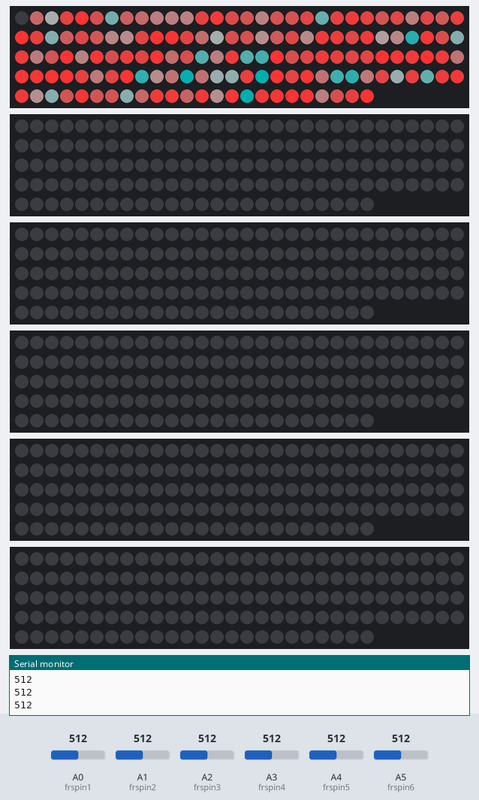
This sketch was run on a simulated Arduino Uno, built with avr-gcc and run on an emulated ATmega328P. Parts: 6 × 144 RGB LEDs in strip order, left to right, continuing on the next row, the last lines printed to the serial monitor. The inputs (shaded band) are chosen by the test bench; at power-on: A0 (frspin1) = 512, A1 (frspin2) = 512, A2 (frspin3) = 512, A3 (frspin4) = 512, A4 (frspin5) = 512, A5 (frspin6) = 512. Random numbers use the default seed unless the sketch sets one.

Above: at 2.9 s.
3.0 s: A0 (frspin1) set to 30
At 14.7 s:
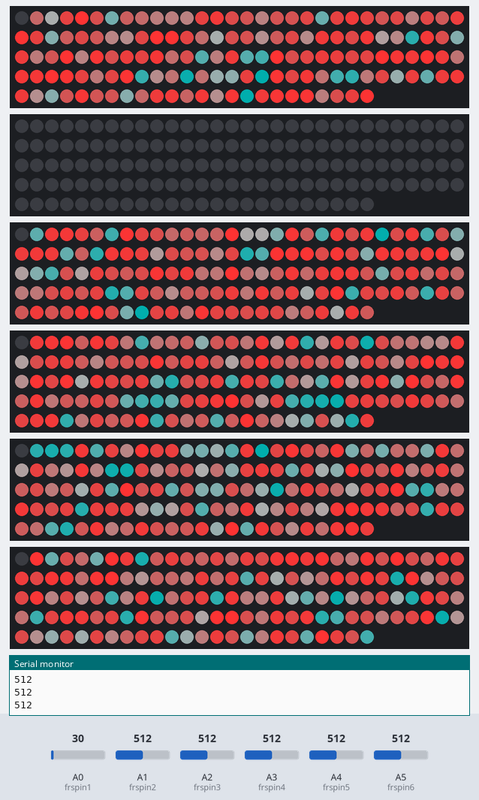
15.1 s: A0 (frspin1) set to 306
At 25.9 s:
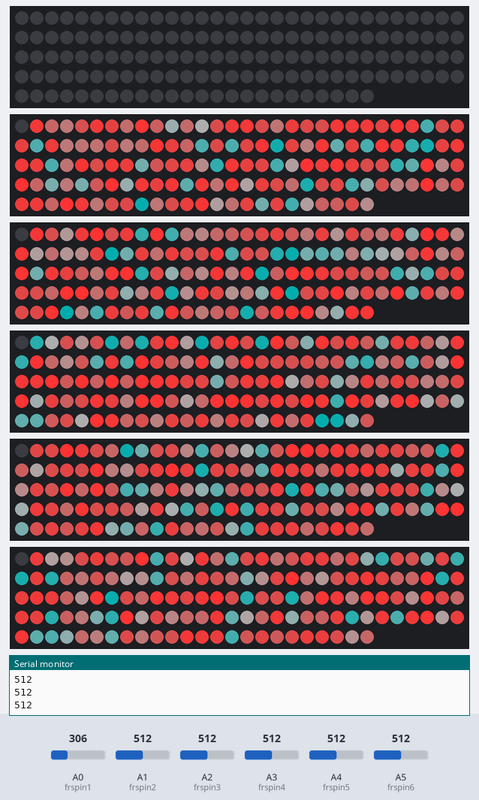
27.7 s: A1 (frspin2) set to 716
41.7 s: A0 (frspin1) set to 30
At 55.1 s:
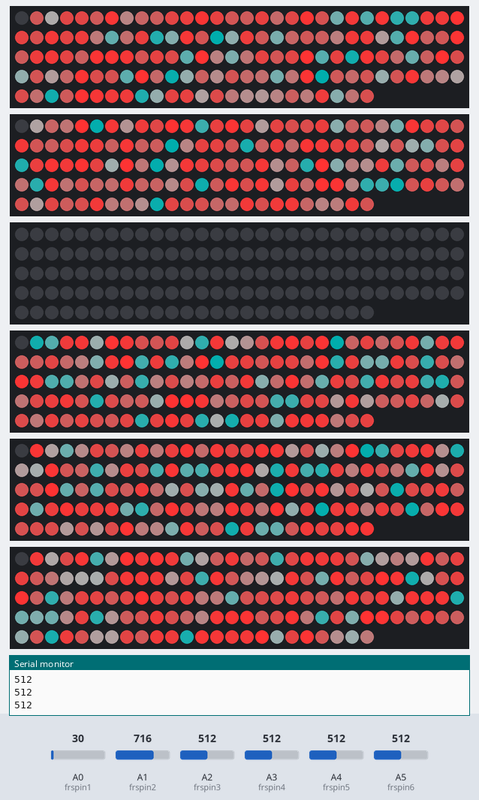
55.7 s: A2 (frspin3) set to 716
69.7 s: A3 (frspin4) set to 30
At 83.6 s:
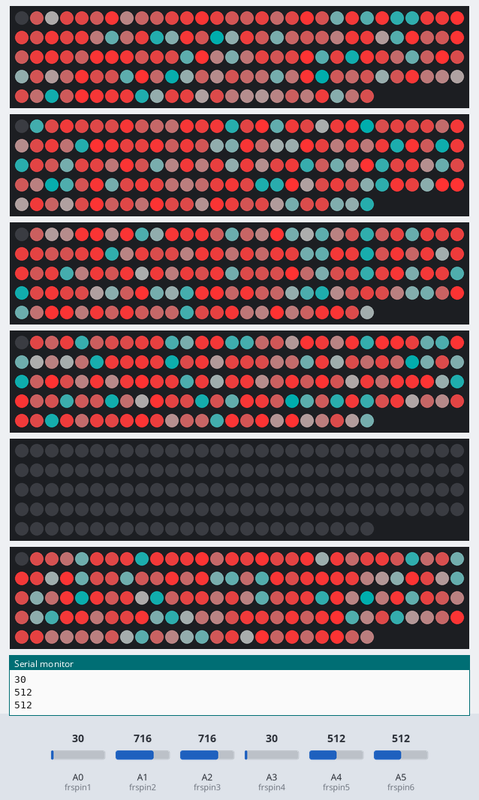
Timing chart, 0 to 84.7 s (numbered marks = the images above; inputs shaded):
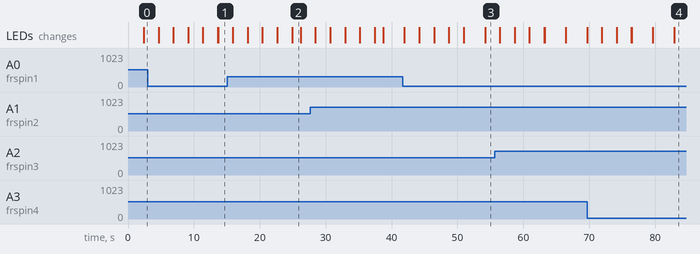

The sketch:

frs.ino
```cpp
#include <Adafruit_NeoPixel.h>
#define LED_PIN1 7
#define LED_PIN2 8
#define LED_PIN3 9
#define LED_PIN4 10
#define LED_PIN5 11
#define LED_PIN6 12
Adafruit_NeoPixel Pixels(144, 7, NEO_GRB + NEO_KHZ800);
Adafruit_NeoPixel Pixels1(144, 8, NEO_GRB + NEO_KHZ800);
Adafruit_NeoPixel Pixels2(144, 9, NEO_GRB + NEO_KHZ800);
Adafruit_NeoPixel Pixels3(144, 10, NEO_GRB + NEO_KHZ800);
Adafruit_NeoPixel Pixels4(144, 11, NEO_GRB + NEO_KHZ800);
Adafruit_NeoPixel Pixels5(144, 12, NEO_GRB + NEO_KHZ800);

int Num = 0;
int Num1 = 0;
int Num2 = 0;
int Num3 = 0;
int Num4 = 0;
int Num5 = 0;

#define frspin1 A0
int frsReading1;

#define frspin2 A1
int frsReading2;

#define frspin3 A2
int frsReading3;

#define frspin4 A3
int frsReading4;

#define frspin5 A4
int frsReading5;

#define frspin6 A5
int frsReading6;
void setup() {
  // put your setup code here, to run once:
    Serial.begin(9600);
    Pixels.begin();
    Pixels1.begin();
    Pixels2.begin();
    Pixels3.begin();
    Pixels4.begin();
    Pixels5.begin();

    Pixels.clear();
    Pixels1.clear();
    Pixels2.clear();
    Pixels3.clear();
    Pixels4.clear();
    Pixels5.clear();

    delay(100);

  }


void loop() {
frsReading1 = analogRead(frspin1);
Serial.println(frsReading1);

frsReading2 = analogRead(frspin2);
Serial.println(frsReading2);

frsReading3 = analogRead(frspin3);
Serial.println(frsReading3);

frsReading4 = analogRead(frspin4);
Serial.println(frsReading4);

frsReading5 = analogRead(frspin5);
Serial.println(frsReading5);

frsReading6 = analogRead(frspin6);
Serial.println(frsReading6);
delay(50);


Num = map(frsReading1, 220, 40, 144,0);
    Pixels.clear();

Num1 = map(frsReading2, 220, 40, 144,0);
    Pixels1.clear();

Num2 = map(frsReading3, 220, 40, 144,0);
    Pixels2.clear();

Num3 = map(frsReading4, 220, 40, 144,0);
    Pixels3.clear();

Num4 = map(frsReading5, 220, 40, 144,0);
    Pixels4.clear();

Num5 = map(frsReading6, 220, 40, 144,0);
    Pixels5.clear();

 for (int i = Num; i > 0; i--) {
    Pixels.setPixelColor(i, Pixels.Color(random(0,255), 50, 50));
     Pixels.show();

  }

   for (int i = Num1; i > 0; i--) {
    Pixels1.setPixelColor(i, Pixels.Color(random(0,255), 50, 50));
     Pixels1.show();

  }

   for (int i = Num2; i > 0; i--) {
    Pixels2.setPixelColor(i, Pixels.Color(random(0,255), 50, 50));
     Pixels2.show();

  }

   for (int i = Num3; i > 0; i--) {
    Pixels3.setPixelColor(i, Pixels.Color(random(0,255), 50, 50));
     Pixels3.show();

  }

   for (int i = Num4; i > 0; i--) {
    Pixels4.setPixelColor(i, Pixels.Color(random(0,255), 50, 50));
     Pixels4.show();

  }


   for (int i = Num5; i > 0; i--) {
    Pixels5.setPixelColor(i, Pixels.Color(random(0,255), 50, 50));
     Pixels5.show();

  }
}
```

Measured:
- what the display in image 2 shows lasts 1.2 s, from 25.0 s to 26.2 s
